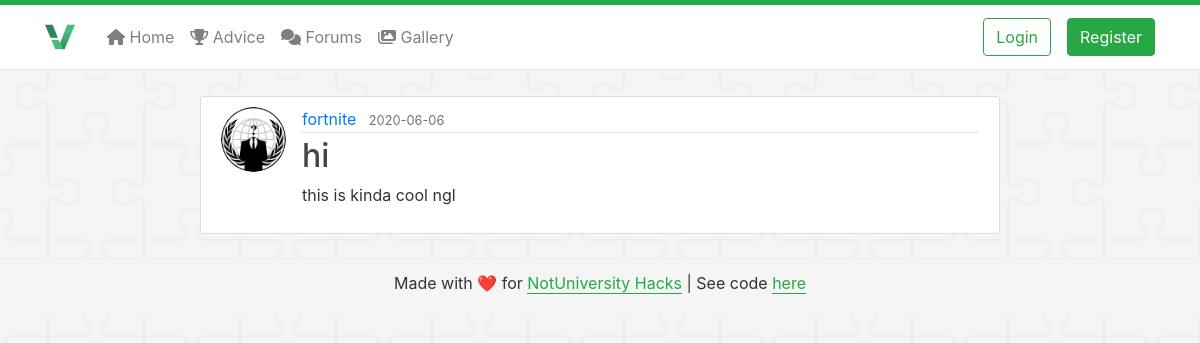
Page /post/7 on the committed database.
### main/models.py (models this page shows, shortened)
class User(db.Model, UserMixin):
  id = db.Column(db.Integer, primary_key=True)
  username = db.Column(db.String(20), unique=True, nullable=False)
  email = db.Column(db.String(120), unique=True, nullable=False)
  image_file = db.Column(db.String(20), nullable=False, default='default.jpg')
  password = db.Column(db.String(60), nullable=False)
  posts = db.relationship('Post', backref='author', lazy=True)

class Post(db.Model):
  id = db.Column(db.Integer, primary_key=True)
  title = db.Column(db.String(100), nullable=False)
  date_posted = db.Column(db.DateTime, nullable=False, default=datetime.utcnow)
  content = db.Column(db.Text, nullable=False)
  user_id = db.Column(db.Integer, db.ForeignKey('user.id'), nullable=False)

### main/posts/routes.py (the view)
@posts.route("/post/<int:post_id>")
def post(post_id):
  post = Post.query.get_or_404(post_id)
  return render_template("post.html", post=post)

### main/templates/post.html (shortened to what this page needs)
{% extends "base.html" %}
{% block content %}
<div id="contentmargin">
  <article class="media content-section" style="width: 800px;">
    <img class="rounded-circle article-img" src="{{ url_for('static', filename='profile_pics/' + post.author.image_file) }}">
    <div class="media-body">
      <div class="article-metadata">
        <a class="mr-2" href="#">{{ post.author.username }}</a>
        <small class="text-muted">{{ post.date_posted.strftime('%Y-%m-%d') }}</small>
      </div>
      <h2 class="article-title">{{ post.title }}</h2>
      <p class="article-content">{{ post.content }}</p>
    </div>
  </article>
</div>
{% endblock content %}

### main/static/css/style.css (style rules this page uses)
h1, h2, h3, h4, h5, h6 { color: #444444; }
.content-section { background: #ffffff; padding: 10px 20px; border: 1px solid #dddddd; border-radius: 3px; width: 350px; margin-left: auto; margin-right: auto; margin-bottom: 20px; }
.article-title { color: #444444; }
.article-content { white-space: pre-line; }
.article-img { height: 65px; width: 65px; margin-right: 16px; }
.article-metadata { padding-bottom: 1px; margin-bottom: 4px; border-bottom: 1px solid #e3e3e3 }
#contentmargin { margin-top: 6rem; }

### rows in the picture
User: image_file (placeholder picture), author.username "fortnite"
Post: date_posted "2020-06-06", title "hi", content "this is kinda cool ngl"
